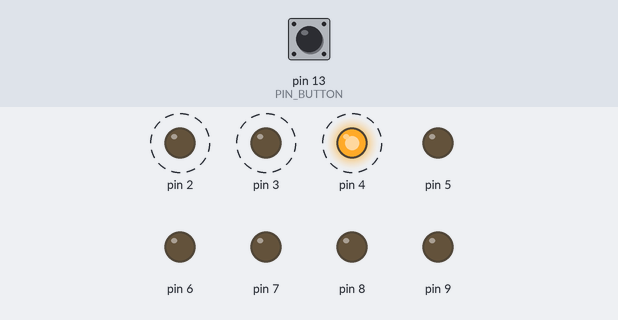
Simulated run of this sketch. Board: Arduino Uno, built with avr-gcc and run on an emulated ATmega328P. On the bench: output pins drawn as LEDs (lit = HIGH). Dashed ring = blinking. Inputs (shaded band) come from the test bench; at power-on: pin 13 (PIN_BUTTON) LOW.

Above: at 0.75 s.
1.3 s: pin 13 (PIN_BUTTON) pulled HIGH for 3.2 s
At 4.95 s:
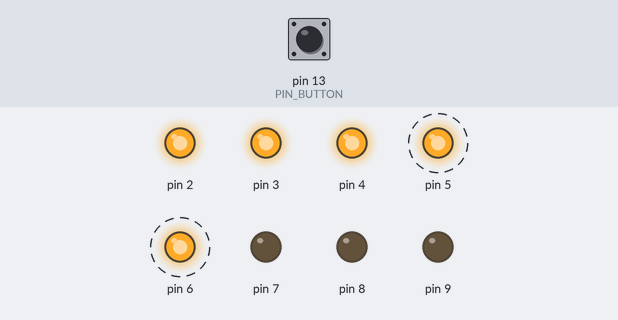
At 5.75 s:
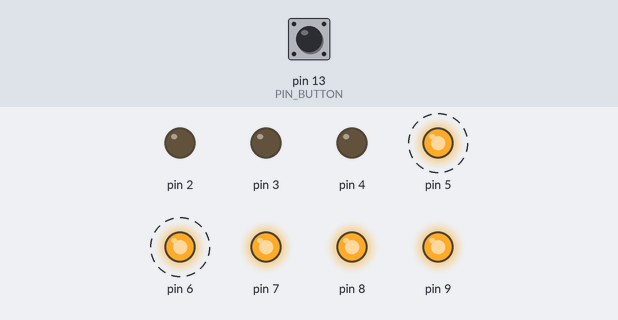
6.4 s: pin 13 (PIN_BUTTON) pulled HIGH for 1 s
At 7.95 s:
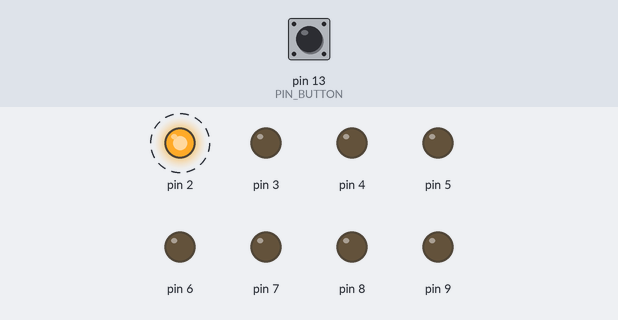
Timing chart, 0 to 15.6 s (numbered marks = the images above; inputs shaded):
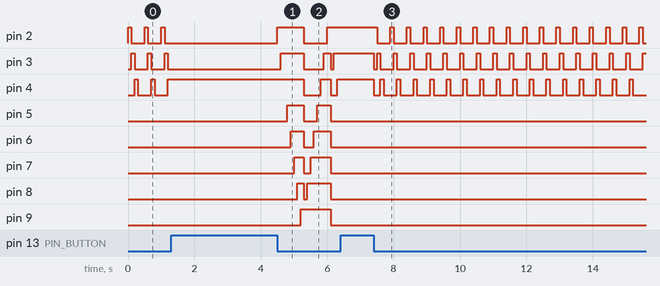

The sketch:

tesst.ino
```cpp
// Leds form 2 to 9
const int NUM_LEDS = 8;
const int START_LED = 2;

// Pin for button
const int PIN_BUTTON = 13;

// Time delay
const int DELAY = 100;

// For check mode_1 and mode_2
bool check = false;

// Turn off all leds
void turnOffAll() {
    for(int led = START_LED; led < START_LED + NUM_LEDS; ++led) {
        digitalWrite(led, LOW);
    }
}

// Check pressed button event
bool isPressed() {
    int value = digitalRead(PIN_BUTTON);
    if(value == HIGH) return true;
    else return false;
}

// Use leds from 2 to 4
void mode_1() {
    int led = START_LED;
    while(true) {
        if(isPressed()) break;
        turnOffAll();
        digitalWrite(led, HIGH);
        ++led;
        if(led >= START_LED + 3) led = 0;
        delay(DELAY);
    }
    mode_2();
}

// Use leds form 2 to 9
void mode_2() {
    int led = START_LED;
    bool is_up = true;
    while(true) {
        if(isPressed()) break;
        digitalWrite(led, HIGH);
        delay(DELAY);
        if(is_up) ++led;
        else --led;
        if(led >= START_LED + NUM_LEDS) {
            led = START_LED + NUM_LEDS - 1;
            is_up = false;
            turnOffAll();
        }
        if(led < START_LED) {
            led = START_LED;
            is_up = true;
            turnOffAll();
        }
    }
    mode_1();
}

// Main code
void setup() {
    pinMode(PIN_BUTTON, INPUT);
    for(int led = START_LED; led < START_LED + NUM_LEDS; ++led) {
        pinMode(led, OUTPUT);
    }
}

void loop() {
    mode_1();
}
```

Measured:
- after the input at 1.3 s, pin 5: alternates HIGH for 0.45 s and LOW for 0.40 s, starting after 3.5 s; pin 6: alternates HIGH for 0.45 s and LOW for 0.30 s, starting after 3.6 s
- after the input at 6.4 s, pin 2: alternates HIGH for 0.10 s and LOW for 0.40 s, starting after 1.1 s; pin 5–9: stops changing and stays LOW
- by itself, pin 3, pin 4: repeats every 0.50 s: HIGH 0.10 s, LOW 0.40 s
